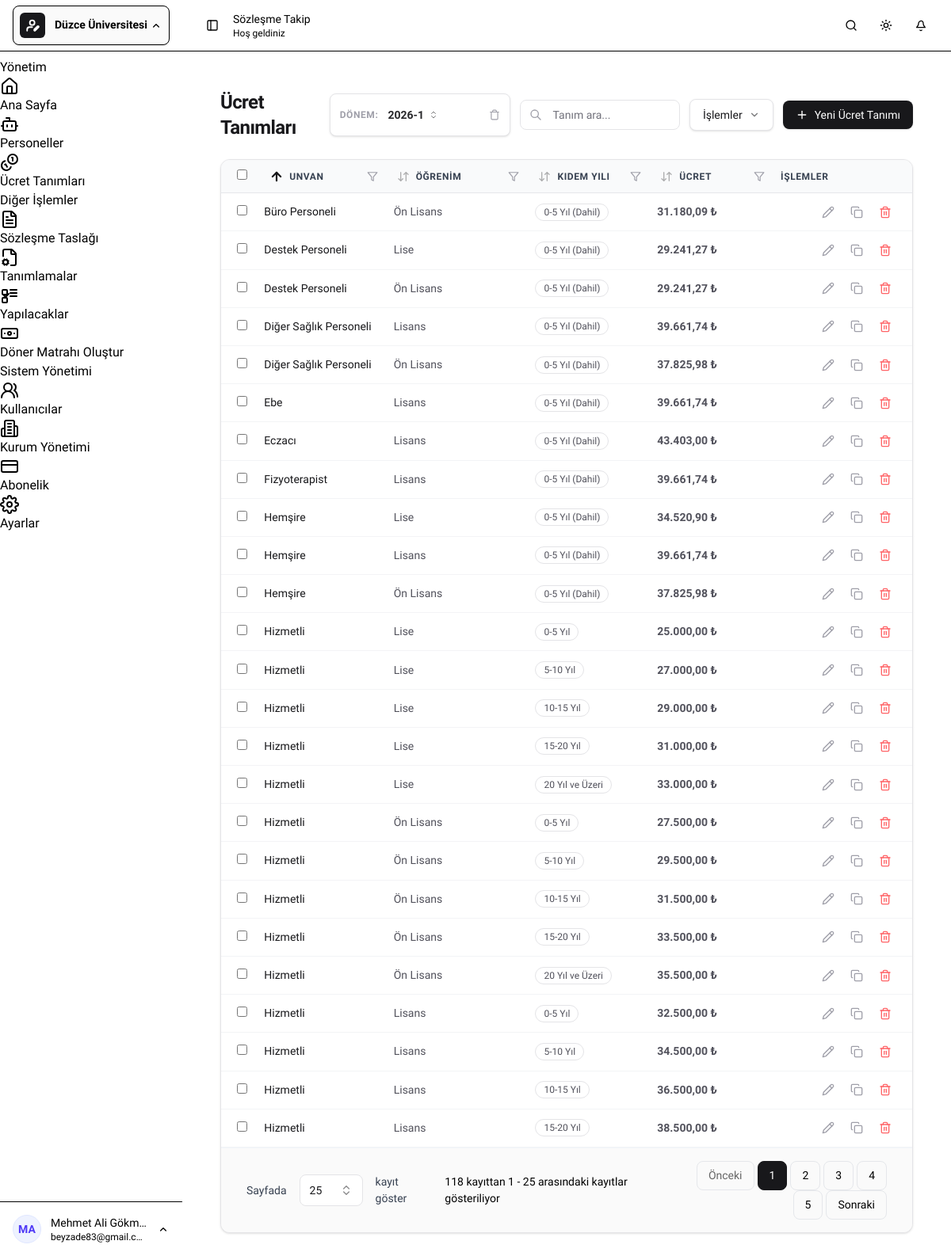
Page /ucret-tanimlari (signed in) on the committed database.
### tables this page shows
CREATE TABLE IF NOT EXISTS `tenants` (
  `id` bigint(20) unsigned NOT NULL AUTO_INCREMENT,
  `name` varchar(255) NOT NULL,
  `slug` varchar(255) NOT NULL,
  `tax_number` varchar(255) DEFAULT NULL,
  `phone` varchar(255) DEFAULT NULL,
  `email` varchar(255) DEFAULT NULL,
  `is_active` tinyint(1) NOT NULL DEFAULT 1,
  `created_at` timestamp NULL DEFAULT NULL,
  `updated_at` timestamp NULL DEFAULT NULL,
  PRIMARY KEY (`id`),
  UNIQUE KEY `tenants_slug_unique` (`slug`)
);

CREATE TABLE IF NOT EXISTS `ucretler` (
  `id` bigint(20) unsigned NOT NULL AUTO_INCREMENT,
  `tenant_id` bigint(20) unsigned DEFAULT NULL,
  `donem` varchar(50) NOT NULL DEFAULT '2026-1',
  `unvan` varchar(255) NOT NULL,
  `ogrenim` varchar(255) NOT NULL,
  `kidem_yili` varchar(255) NOT NULL,
  `ucret` decimal(12,2) NOT NULL,
  `is_active` tinyint(1) NOT NULL DEFAULT 1,
  `created_at` timestamp NULL DEFAULT NULL,
  `updated_at` timestamp NULL DEFAULT NULL,
  `deleted_at` timestamp NULL DEFAULT NULL,
  PRIMARY KEY (`id`),
  KEY `temp_tenant_id_idx` (`tenant_id`),
  KEY `idx_ucretler_lookup` (`tenant_id`,`donem`(20),`deleted_at`,`unvan`(50),`ogrenim`(20),`kidem_yili`(30)),
  CONSTRAINT `ucretler_tenant_id_foreign` FOREIGN KEY (`tenant_id`) REFERENCES `tenants` (`id`) ON DELETE CASCADE
);

### app/pages/ucret-tanimlari/list.php (the view, shortened to what the rows shown need)
<div class="p-6">
    <div class="flex items-center justify-between gap-3 mb-6 !overflow-visible">
        <div class="flex items-center gap-4 !overflow-visible">
            <h1 class="text-2xl font-bold text-zinc-900 dark:text-zinc-100 tracking-tight">Ücret Tanımları</h1>
        </div>
    </div>
    <div class="bg-white dark:bg-zinc-900 border border-zinc-200 dark:border-zinc-800 rounded-xl shadow-sm overflow-hidden relative flex flex-col h-[calc(100vh-230px)]">
        <div id="table-container" class="flex-1 flex flex-col overflow-hidden" style="display: none;">
            <table id="wageTable" class="w-full text-left">
                <thead>
                    <tr>
                        <th class="no-sort" style="max-width: 3%">
                            <input type="checkbox" class="input">
                        </th>
                        <th>Unvan</th>
                        <th>Öğrenim</th>
                        <th>Kıdem Yılı</th>
                        <th>Ücret</th>
                        <th class="text-right no-sort">İşlemler</th>
                    </tr>
                </thead>
                <tbody class="divide-y divide-zinc-200 dark:divide-zinc-800">
                    <?php foreach ($ucretler as $u): ?>
                        <tr class="hover:bg-zinc-50/50 dark:hover:bg-zinc-800/30 transition-colors">
                            <td>
                                <input type="checkbox" class="input">
                            </td>
                            <td class="font-medium text-zinc-900 dark:text-zinc-100">
                                <button onclick="editWage(<?php echo $u['id']; ?>)" class="hover:text-primary transition-colors text-left">
                                    <?php echo htmlspecialchars($u['unvan']); ?>
                                </button>
                            </td>
                            <td class="text-zinc-600 dark:text-zinc-400"><?php echo htmlspecialchars($u['ogrenim']); ?></td>
                            <td>
                                <span class="inline-flex items-center px-2.5 py-0.5 rounded-full text-xs font-medium border border-zinc-200 dark:border-zinc-700 text-zinc-600 dark:text-zinc-400">
                                    <?php echo htmlspecialchars($u['kidem_yili']); ?>
                                </span>
                            </td>
                            <td class="text-zinc-600 dark:text-zinc-100 font-semibold">
                                <?php echo number_format($u['ucret'], 2, ',', '.') . ' ₺'; ?>
                            </td>
                            <td class="text-right">
                                <div class="flex items-center justify-end gap-2">
                                    <button onclick="editWage(<?php echo $u['id']; ?>)" class="p-1.5 hover:bg-zinc-100 dark:hover:bg-zinc-800 rounded text-zinc-400 transition-colors" title="Düzenle">
                                        <svg xmlns="http://www.w3.org/2000/svg" width="16" height="16" viewBox="0 0 24 24" fill="none" stroke="currentColor" stroke-width="2" stroke-linecap="round" stroke-linejoin="round"><path d="M17 3a2.85 2.83 0 1 1 4 4L7.5 20.5 2 22l1.5-5.5Z"/><path d="m15 5 4 4"/></svg>
                                    </button>
                                    <button onclick="copyWage(<?php echo $u['id']; ?>)" class="p-1.5 hover:bg-zinc-100 dark:hover:bg-zinc-800 rounded text-zinc-400 transition-colors" title="Kopyala">
                                        <svg xmlns="http://www.w3.org/2000/svg" width="16" height="16" viewBox="0 0 24 24" fill="none" stroke="currentColor" stroke-width="2" stroke-linecap="round" stroke-linejoin="round"><rect width="14" height="14" x="8" y="8" rx="2" ry="2"/><path d="M4 16c-1.1 0-2-.9-2-2V4c0-1.1.9-2 2-2h10c1.1 0 2 .9 2 2"/></svg>
                                    </button>
                                    <button onclick="deleteWage(<?php echo $u['id']; ?>)" class="p-1.5 hover:bg-red-50 dark:hover:bg-red-900/20 rounded text-red-400 transition-colors" title="Sil">
                                    </button>
                                </div>
                            </td>
                        </tr>
                    <?php endforeach; ?>
                </tbody>
            </table>
        </div>
    </div>
</div>

### layouts/sidebar.php (shortened to what the rows shown need)
<aside class="sidebar" data-side="left" aria-hidden="false">
  <nav class="flex min-h-0 flex-1 flex-col" aria-label="Sidebar navigation">
    <?php
    $userModel = new User();
    $tenants = $userModel->getTenants($_SESSION['user_id']);
    $currentTenantId = $_SESSION['tenant_id'];
    $currentTenant = null;
    foreach ($tenants as $t) {
      if ($t['id'] == $currentTenantId) {
        $currentTenant = $t;
        break;
      }
    }
    ?>
    <div class="px-4 border-b border-border mb-2 relative z-[60] bg-background w-full max-w-[230px] min-w-0">
      <details class="w-full relative group min-w-0" id="tenant-switcher" data-tenant-menu>
        <summary
          class="no-marker flex items-center justify-between w-full cursor-pointer p-2 rounded-lg bg-zinc-50 dark:bg-zinc-800/50 hover:bg-zinc-100 dark:hover:bg-zinc-800 transition-colors border border-border shadow-sm min-w-0">
          <div class="flex items-center gap-3 overflow-hidden min-w-0 flex-1">
            <div class="flex flex-col text-left overflow-hidden min-w-0">
              <span
                class="text-sm font-bold truncate leading-tight"><?php echo htmlspecialchars($currentTenant['name'] ?? 'Kurum Seçin', ENT_QUOTES, 'UTF-8'); ?></span>
            </div>
          </div>
        </summary>
      </details>
    </div>
  </nav>
</aside>

### rows in the picture
tenants: name "Düzce Üniversitesi"
ucretler: unvan "Büro Personeli", ogrenim "Ön Lisans", kidem_yili "0-5 Yıl (Dahil)", ucret "31.180,09"
ucretler: unvan "Destek Personeli", ogrenim "Lise", kidem_yili "0-5 Yıl (Dahil)", ucret "29.241,27"
ucretler: unvan "Destek Personeli", ogrenim "Ön Lisans", kidem_yili "0-5 Yıl (Dahil)", ucret "29.241,27"
ucretler: unvan "Diğer Sağlık Personeli", ogrenim "Lisans", kidem_yili "0-5 Yıl (Dahil)", ucret "39.661,74"
ucretler: unvan "Diğer Sağlık Personeli", ogrenim "Ön Lisans", kidem_yili "0-5 Yıl (Dahil)", ucret "37.825,98"
ucretler: unvan "Ebe", ogrenim "Lisans", kidem_yili "0-5 Yıl (Dahil)", ucret "39.661,74"
ucretler: unvan "Eczacı", ogrenim "Lisans", kidem_yili "0-5 Yıl (Dahil)", ucret "43.403,00"
ucretler: unvan "Fizyoterapist", ogrenim "Lisans", kidem_yili "0-5 Yıl (Dahil)", ucret "39.661,74"
ucretler: unvan "Hemşire", ogrenim "Lise", kidem_yili "0-5 Yıl (Dahil)", ucret "34.520,90"
ucretler: unvan "Hemşire", ogrenim "Lisans", kidem_yili "0-5 Yıl (Dahil)", ucret "39.661,74"
ucretler: unvan "Hemşire", ogrenim "Ön Lisans", kidem_yili "0-5 Yıl (Dahil)", ucret "37.825,98"
ucretler: unvan "Hizmetli", ogrenim "Lise", kidem_yili "0-5 Yıl", ucret "25.000,00"
ucretler: unvan "Hizmetli", ogrenim "Lise", kidem_yili "5-10 Yıl", ucret "27.000,00"
ucretler: unvan "Hizmetli", ogrenim "Lise", kidem_yili "10-15 Yıl", ucret "29.000,00"
ucretler: unvan "Hizmetli", ogrenim "Lise", kidem_yili "15-20 Yıl", ucret "31.000,00"
ucretler: unvan "Hizmetli", ogrenim "Lise", kidem_yili "20 Yıl ve Üzeri", ucret "33.000,00"
ucretler: unvan "Hizmetli", ogrenim "Ön Lisans", kidem_yili "0-5 Yıl", ucret "27.500,00"
ucretler: unvan "Hizmetli", ogrenim "Ön Lisans", kidem_yili "5-10 Yıl", ucret "29.500,00"
ucretler: unvan "Hizmetli", ogrenim "Ön Lisans", kidem_yili "10-15 Yıl", ucret "31.500,00"
ucretler: unvan "Hizmetli", ogrenim "Ön Lisans", kidem_yili "15-20 Yıl", ucret "33.500,00"
ucretler: unvan "Hizmetli", ogrenim "Ön Lisans", kidem_yili "20 Yıl ve Üzeri", ucret "35.500,00"
ucretler: unvan "Hizmetli", ogrenim "Lisans", kidem_yili "0-5 Yıl", ucret "32.500,00"
ucretler: unvan "Hizmetli", ogrenim "Lisans", kidem_yili "5-10 Yıl", ucret "34.500,00"
ucretler: unvan "Hizmetli", ogrenim "Lisans", kidem_yili "10-15 Yıl", ucret "36.500,00"
ucretler: unvan "Hizmetli", ogrenim "Lisans", kidem_yili "15-20 Yıl", ucret "38.500,00"

### other values in the picture
$userInitials "MA"
$currentUserName "Mehmet Ali Gökm…"
$currentUserEmail "beyzade83@gmail.c…"
$pageTitle "Sözleşme Takip"
$pageSubtitle "Hoş geldiniz"
$selectedPeriod "2026-1"
